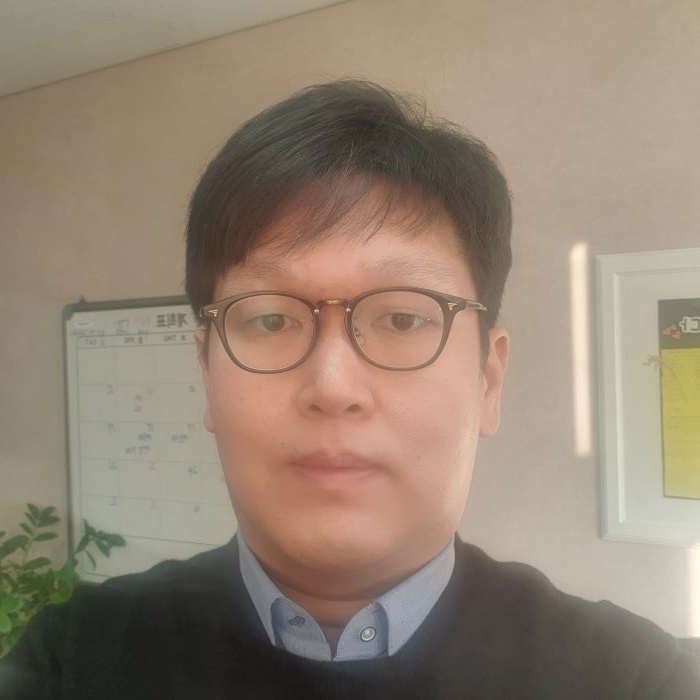
#> input picture image/my_face.jpg, 700 x 700 px
$ python histgram_view.py
#> lines starting #> are read from the running program, lines starting #| are printed output that depends on the picture
import cv2
from matplotlib import pyplot as plt

# 불러올 이미지 경로
image_file = "../image/my_face.jpg"

# cv2.IMREAD_COLOR : RGB 값만 불러서 이미지 출력
rgb = cv2.imread(image_file, cv2.IMREAD_COLOR)
#> rgb is the input picture: shape (700, 700, 3); mean B, G, R 114.4, 131.2, 147.6

# cv2.IMREAD_GRAYSCALE : 흑백사진으로 수정해서 이미지 읽기
gray = cv2.imread(image_file, cv2.IMREAD_GRAYSCALE)
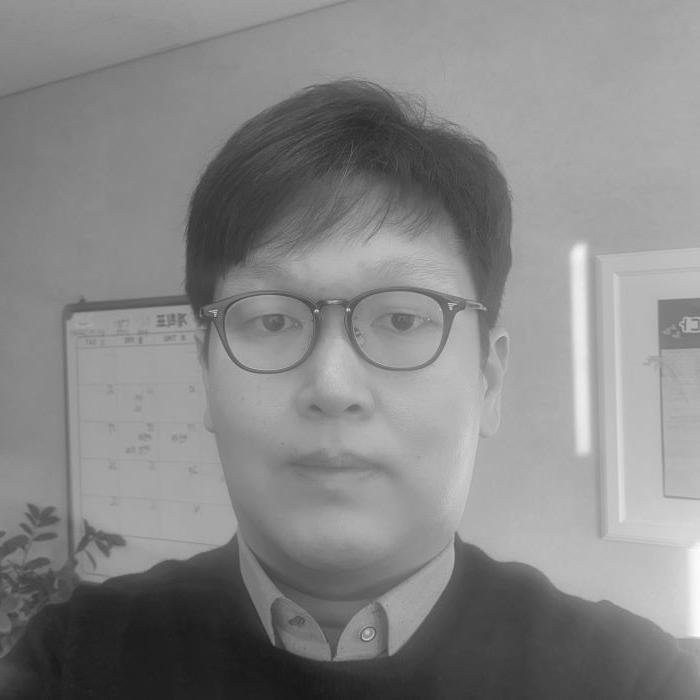
#> gray: shape (700, 700); min 23, max 255, mean 134.2

# OpenCV 색상을 일반적으로 부르는 RGB로 순서가 아닌, BGR 순서로 사용함
color = ("b", "g", "r")

# 색상이 존재하는 원본이미지 히스토그램 보기
# BGR 순서대로 그래프 그리기 위해 반복문 사용함
for i, col in enumerate(color):
    # calcHist 파라미터 설명
    # 첫번째 파라미터(images) : 분석할 이미지 파일
    # 두번째 파라미터(Channel) : 컬러이미지(BGR)이면, 배열 값 3개로 정의
    # 세번째 파라미터(Mask) : 분석할 영역의 형태인 mask
    # 네번째 파라미터(histSize) : 히스토그램의 hist 크기, 예 : 64면 256/64 = 4 => 픽셀 4개를 1개의 픽셀로 합쳐서 연산함
    # 다섯번째 파라미터(범위) : 컬러이미지(BGR)이면 0- 256까지 배열
    hist = cv2.calcHist([rgb], [i], None, [256], [0, 256])
    plt.figure(1)
    plt.plot(hist, color=col)

# 원본 이미지 히스토그램 출력
plt.show()
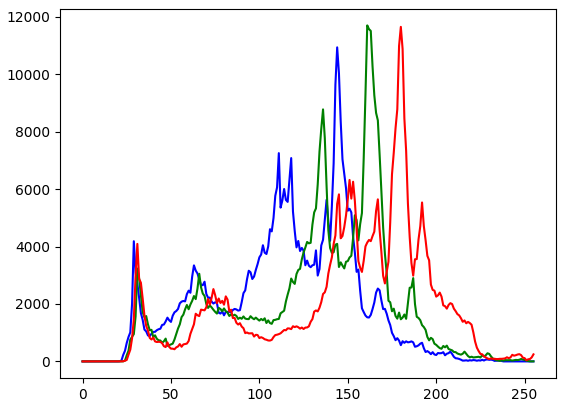
#> figure drawn by matplotlib, 1 panel; curve peaks at x = 144, y = 10940; curve peaks at x = 161, y = 11705; curve peaks at x = 180, y = 11654

# 흑백사진 히스토그램 보기
hist = cv2.calcHist([gray], [0], None, [256], [0, 256])
#> hist = 256 values, max 12744 at index 166, min 0 at index 0, mean 1914.1
plt.figure(2)
plt.plot(hist)
plt.show()
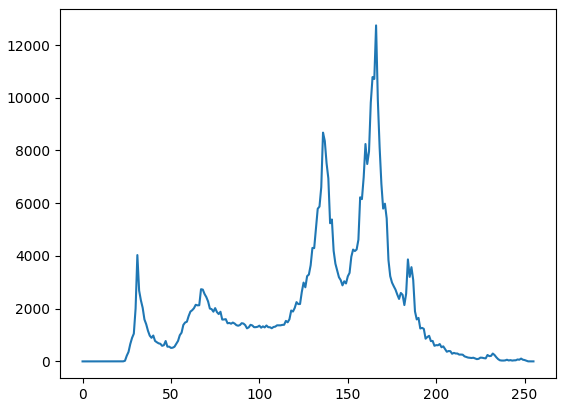
#> figure drawn by matplotlib, 1 panel; curve peaks at x = 166, y = 12744

# 히스토그램 평활화, 흑백사진만 가능함
gray = cv2.equalizeHist(gray)
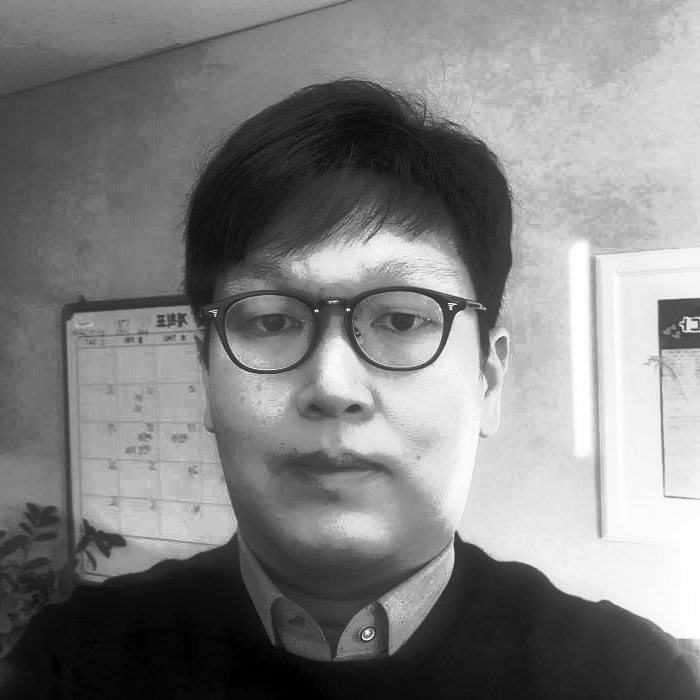
#> gray: shape (700, 700); min 0, max 255, mean 128.7

# 히스토그램 평활화된 히스토그램 보기
hist = cv2.calcHist([gray], [0], None, [256], [0, 256])
#> hist = 256 values, max 12744 at index 198, min 0 at index 4, mean 1914.1
plt.figure(3)
plt.plot(hist)
plt.show()
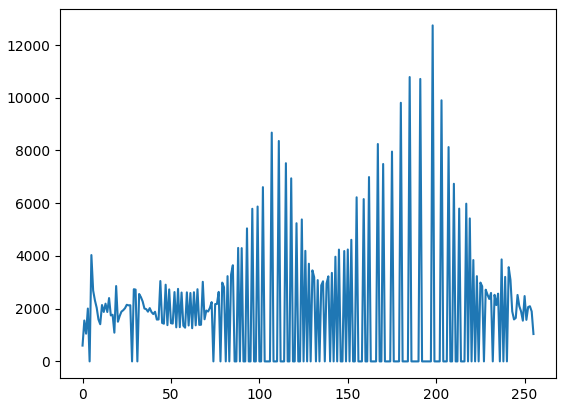
#> figure drawn by matplotlib, 1 panel; curve peaks at x = 198, y = 12744

$ run again, with image/03.jpg copied over image/my_face.jpg
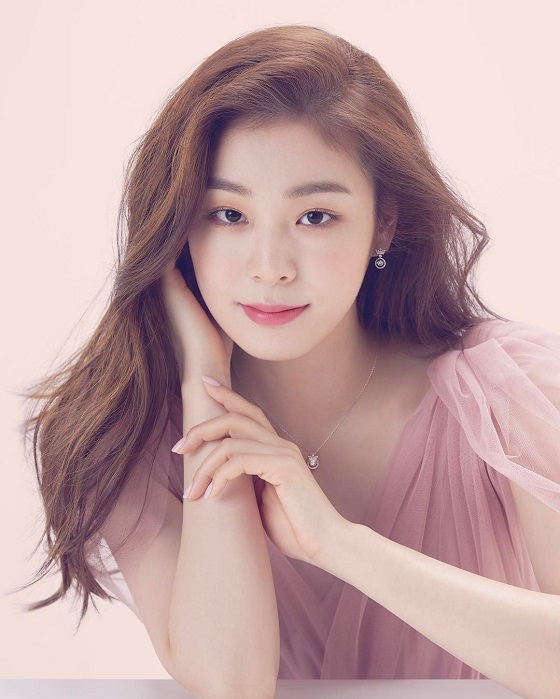
#> input picture image/03.jpg, 560 x 699 px
#> rgb is the input picture: shape (699, 560, 3); mean B, G, R 165, 164.8, 194.8
#> `hist = cv2.calcHist([gray], [0], None, [256], [0, 256])`: hist = 256 values, max 29482 at index 234, min 0 at index 0, mean 1529.1
#> `gray = cv2.equalizeHist(gray)`:
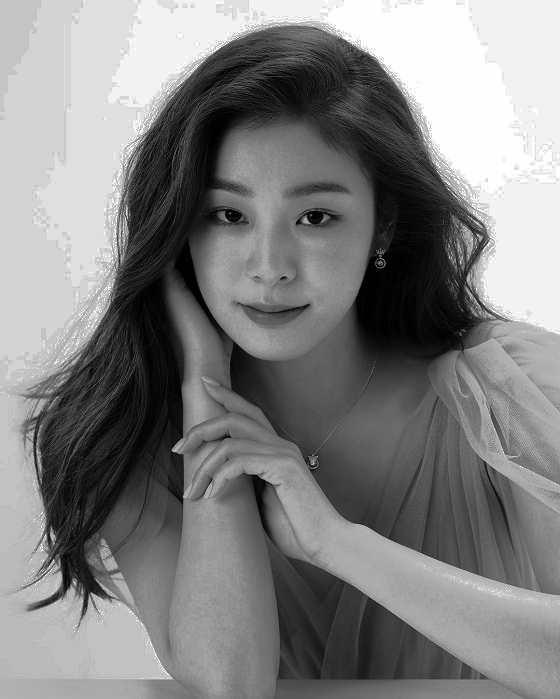
#> gray: shape (699, 560); min 0, max 255, mean 129.6
#> `hist = cv2.calcHist([gray], [0], None, [256], [0, 256])`: hist = 256 values, max 29482 at index 242, min 0 at index 47, mean 1529.1
#> `plt.show()`:
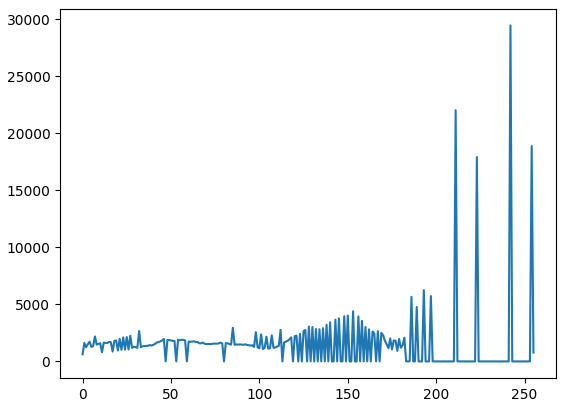
#> figure drawn by matplotlib, 1 panel; curve peaks at x = 242, y = 29482

$ run again, with image/04.jpg copied over image/my_face.jpg
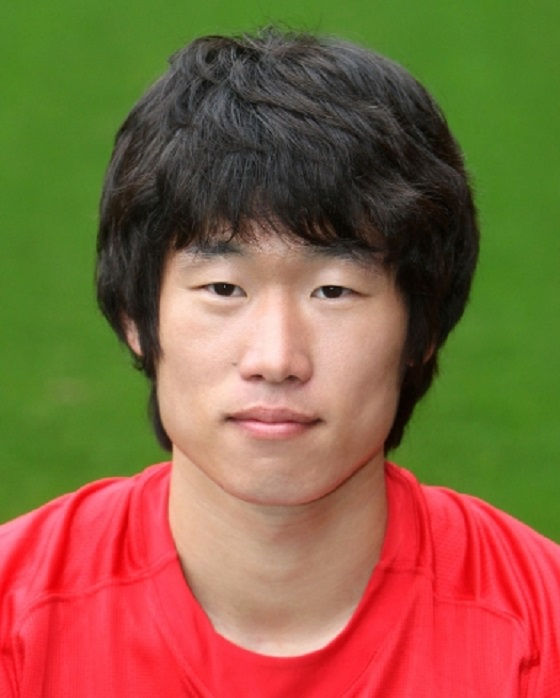
#> input picture image/04.jpg, 560 x 698 px
#> rgb is the input picture: shape (698, 560, 3); mean B, G, R 64.7, 98.9, 134.8
#> `hist = cv2.calcHist([gray], [0], None, [256], [0, 256])`: hist = 256 values, max 18429 at index 103, min 0 at index 0, mean 1526.9
#> `gray = cv2.equalizeHist(gray)`:
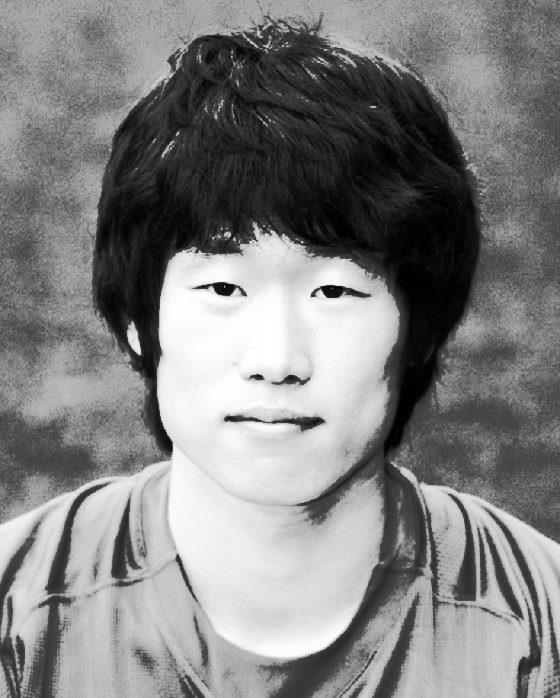
#> gray: shape (698, 560); min 0, max 255, mean 129.5
#> `hist = cv2.calcHist([gray], [0], None, [256], [0, 256])`: hist = 256 values, max 18429 at index 114, min 0 at index 65, mean 1526.9
#> `plt.show()`:
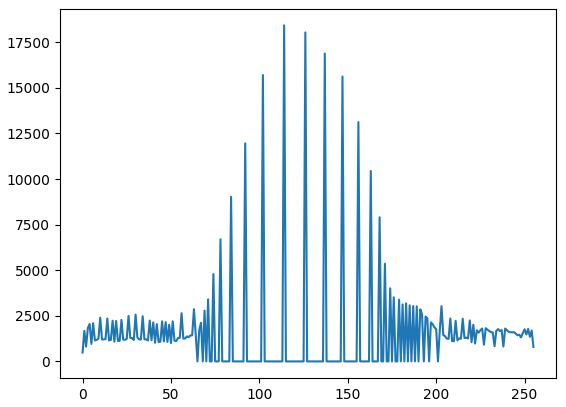
#> figure drawn by matplotlib, 1 panel; curve peaks at x = 114, y = 18429
